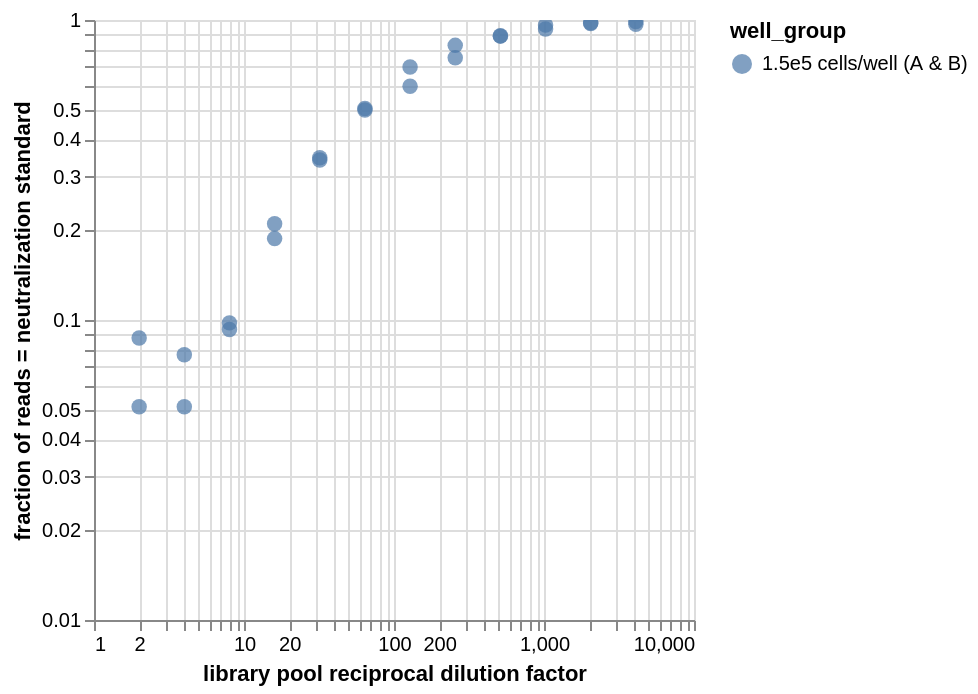

The notebook cell saved with this chart:
### Code cell
# Scatterplot of the same data as above, plotted by dilution factor
neut_standard_fracs_plot = alt.Chart(neut_standard_fracs).mark_circle(size=60).encode(
    alt.X('dilution_factor:Q', 
          scale=alt.Scale(type='log'),
          title='library pool reciprocal dilution factor'),
    alt.Y('neut_standard_frac:Q', 
          scale=alt.Scale(type='log'),
          title='fraction of reads = neutralization standard'),
    color='well_group:N', 
    tooltip=['well', 'dilution_factor', 'neut_standard_frac', 'total_count']
).interactive()

(neut_standard_fracs_plot).save(filepath_prefix + "/non-pipeline_analyses/library_pooling/figures/neut_standard_fracs_plot.png")
neut_standard_fracs_plot

### Figure 1 — Vega-Lite specification as saved in the notebook (floating-point values rounded to 4 significant figures)
{"config": {"view": {"continuousWidth": 300, "continuousHeight": 300}}, "data": {"name": "data-0171383bd2f9c25e5e6bae9f5ba7090f"}, "mark": {"type": "circle", "size": 60}, "encoding": {"color": {"field": "well_group", "type": "nominal"}, "tooltip": [{"field": "well", "type": "nominal"}, {"field": "dilution_factor", "type": "quantitative"}, {"field": "neut_standard_frac", "type": "quantitative"}, {"field": "total_count", "type": "quantitative"}], "x": {"field": "dilution_factor", "scale": {"type": "log"}, "title": "library pool reciprocal dilution factor", "type": "quantitative"}, "y": {"field": "neut_standard_frac", "scale": {"type": "log"}, "title": "fraction of reads = neutralization standard", "type": "quantitative"}}, "params": [{"name": "param_1", "select": {"type": "interval", "encodings": ["x", "y"]}, "bind": "scales"}], "$schema": "https://vega.github.io/schema/vega-lite/v5.16.3.json", "datasets": {"data-0171383bd2f9c25e5e6bae9f5ba7090f": [{"well": "A1", "sample_well": "A1-none-2-1 (A1)", "dilution_factor": 2, "total_count": 668689, "neut_standard_count": 34387, "neut_standard_frac": 0.05142, "fails_qc": false, "well_group": "1.5e5 cells/well (A & B)"}, {"well": "A10", "sample_well": "A10-none-1024-1 (A10)", "dilution_factor": 1024, "total_count": 919369, "neut_standard_count": 857763, "neut_standard_frac": 0.933, "fails_qc": false, "well_group": "1.5e5 cells/well (A & B)"}, {"well": "A11", "sample_well": "A11-none-2048-1 (A11)", "dilution_factor": 2048, "total_count": 1148459, "neut_standard_count": 1117369, "neut_standard_frac": 0.9729, "fails_qc": false, "well_group": "1.5e5 cells/well (A & B)"}, {"well": "A12", "sample_well": "A12-none-4096-1 (A12)", "dilution_factor": 4096, "total_count": 1269442, "neut_standard_count": 1228118, "neut_standard_frac": 0.9674, "fails_qc": false, "well_group": "1.5e5 cells/well (A & B)"}, {"well": "A2", "sample_well": "A2-none-4-1 (A2)", "dilution_factor": 4, "total_count": 494837, "neut_standard_count": 25445, "neut_standard_frac": 0.05142, "fails_qc": false, "well_group": "1.5e5 cells/well (A & B)"}, {"well": "A3", "sample_well": "A3-none-8-1 (A3)", "dilution_factor": 8, "total_count": 1137936, "neut_standard_count": 105816, "neut_standard_frac": 0.09299, "fails_qc": false, "well_group": "1.5e5 cells/well (A & B)"}, {"well": "A4", "sample_well": "A4-none-16-1 (A4)", "dilution_factor": 16, "total_count": 804414, "neut_standard_count": 168460, "neut_standard_frac": 0.2094, "fails_qc": false, "well_group": "1.5e5 cells/well (A & B)"}, {"well": "A5", "sample_well": "A5-none-32-1 (A5)", "dilution_factor": 32, "total_count": 877126, "neut_standard_count": 304523, "neut_standard_frac": 0.3472, "fails_qc": false, "well_group": "1.5e5 cells/well (A & B)"}, {"well": "A6", "sample_well": "A6-none-64-1 (A6)", "dilution_factor": 64, "total_count": 902078, "neut_standard_count": 457243, "neut_standard_frac": 0.5069, "fails_qc": false, "well_group": "1.5e5 cells/well (A & B)"}, {"well": "A7", "sample_well": "A7-none-128-1 (A7)", "dilution_factor": 128, "total_count": 1040457, "neut_standard_count": 625289, "neut_standard_frac": 0.601, "fails_qc": false, "well_group": "1.5e5 cells/well (A & B)"}, {"well": "A8", "sample_well": "A8-none-256-1 (A8)", "dilution_factor": 256, "total_count": 862407, "neut_standard_count": 645778, "neut_standard_frac": 0.7488, "fails_qc": false, "well_group": "1.5e5 cells/well (A & B)"}, {"well": "A9", "sample_well": "A9-none-512-1 (A9)", "dilution_factor": 512, "total_count": 850730, "neut_standard_count": 753661, "neut_standard_frac": 0.8859, "fails_qc": false, "well_group": "1.5e5 cells/well (A & B)"}, {"well": "B1", "sample_well": "B1-none-2-2 (B1)", "dilution_factor": 2, "total_count": 501159, "neut_standard_count": 43643, "neut_standard_frac": 0.08708, "fails_qc": false, "well_group": "1.5e5 cells/well (A & B)"}, {"well": "B10", "sample_well": "B10-none-1024-2 (B10)", "dilution_factor": 1024, "total_count": 1391971, "neut_standard_count": 1339177, "neut_standard_frac": 0.9621, "fails_qc": false, "well_group": "1.5e5 cells/well (A & B)"}, {"well": "B11", "sample_well": "B11-none-2048-2 (B11)", "dilution_factor": 2048, "total_count": 1508559, "neut_standard_count": 1476166, "neut_standard_frac": 0.9785, "fails_qc": false, "well_group": "1.5e5 cells/well (A & B)"}, {"well": "B12", "sample_well": "B12-none-4096-2 (B12)", "dilution_factor": 4096, "total_count": 1395792, "neut_standard_count": 1380148, "neut_standard_frac": 0.9888, "fails_qc": false, "well_group": "1.5e5 cells/well (A & B)"}, {"well": "B2", "sample_well": "B2-none-4-2 (B2)", "dilution_factor": 4, "total_count": 1761788, "neut_standard_count": 134888, "neut_standard_frac": 0.07656, "fails_qc": false, "well_group": "1.5e5 cells/well (A & B)"}, {"well": "B3", "sample_well": "B3-none-8-2 (B3)", "dilution_factor": 8, "total_count": 1215870, "neut_standard_count": 118934, "neut_standard_frac": 0.09782, "fails_qc": false, "well_group": "1.5e5 cells/well (A & B)"}, {"well": "B4", "sample_well": "B4-none-16-2 (B4)", "dilution_factor": 16, "total_count": 1968337, "neut_standard_count": 367619, "neut_standard_frac": 0.1868, "fails_qc": false, "well_group": "1.5e5 cells/well (A & B)"}, {"well": "B5", "sample_well": "B5-none-32-2 (B5)", "dilution_factor": 32, "total_count": 1104637, "neut_standard_count": 377226, "neut_standard_frac": 0.3415, "fails_qc": false, "well_group": "1.5e5 cells/well (A & B)"}, {"well": "B6", "sample_well": "B6-none-64-2 (B6)", "dilution_factor": 64, "total_count": 2119783, "neut_standard_count": 1062202, "neut_standard_frac": 0.5011, "fails_qc": false, "well_group": "1.5e5 cells/well (A & B)"}, {"well": "B7", "sample_well": "B7-none-128-2 (B7)", "dilution_factor": 128, "total_count": 1693487, "neut_standard_count": 1180855, "neut_standard_frac": 0.6973, "fails_qc": false, "well_group": "1.5e5 cells/well (A & B)"}, {"well": "B8", "sample_well": "B8-none-256-2 (B8)", "dilution_factor": 256, "total_count": 1788449, "neut_standard_count": 1472146, "neut_standard_frac": 0.8231, "fails_qc": false, "well_group": "1.5e5 cells/well (A & B)"}, {"well": "B9", "sample_well": "B9-none-512-2 (B9)", "dilution_factor": 512, "total_count": 960377, "neut_standard_count": 848503, "neut_standard_frac": 0.8835, "fails_qc": false, "well_group": "1.5e5 cells/well (A & B)"}]}}
